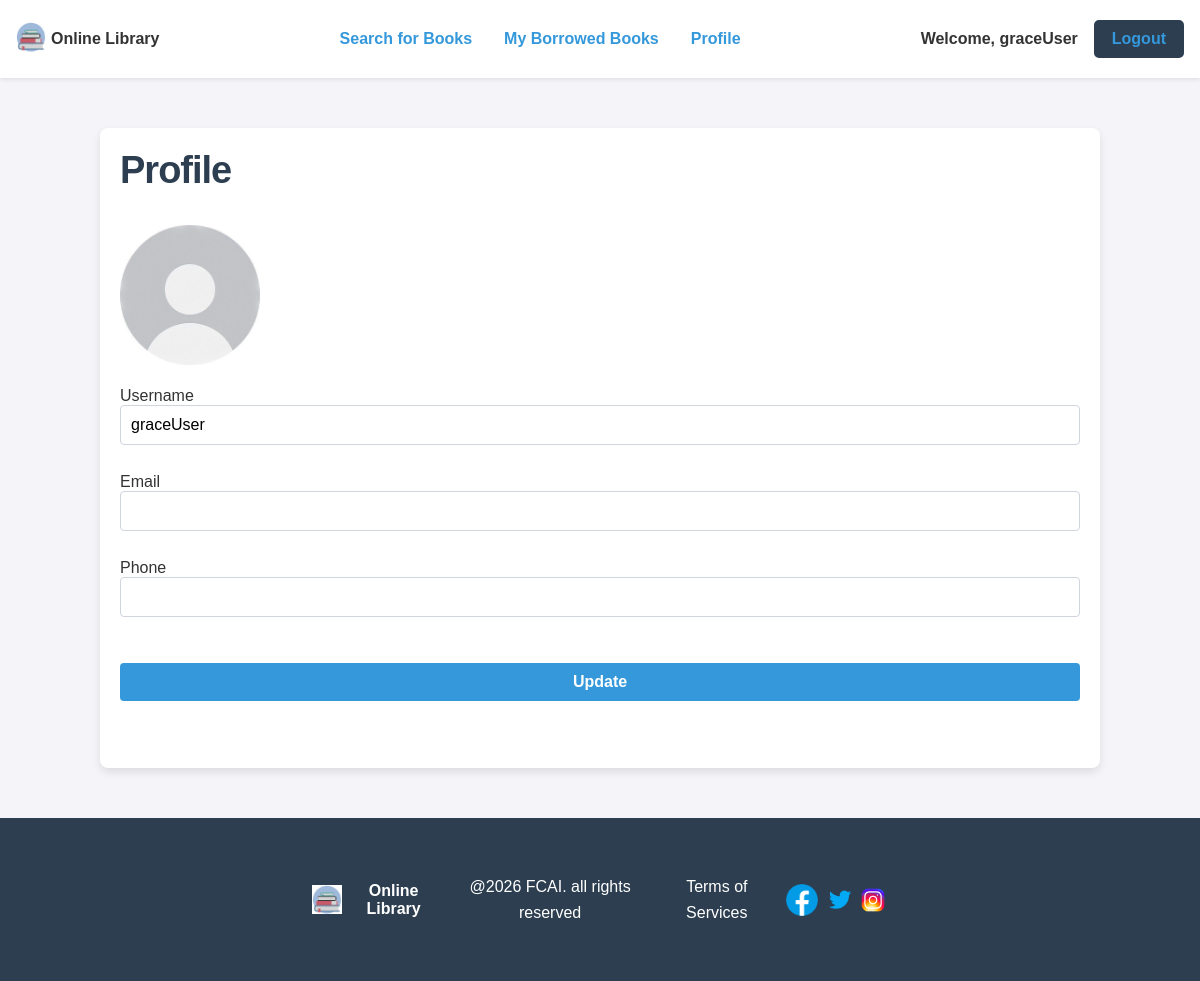
The app's page /accounts/profile/ (signed in), older data.
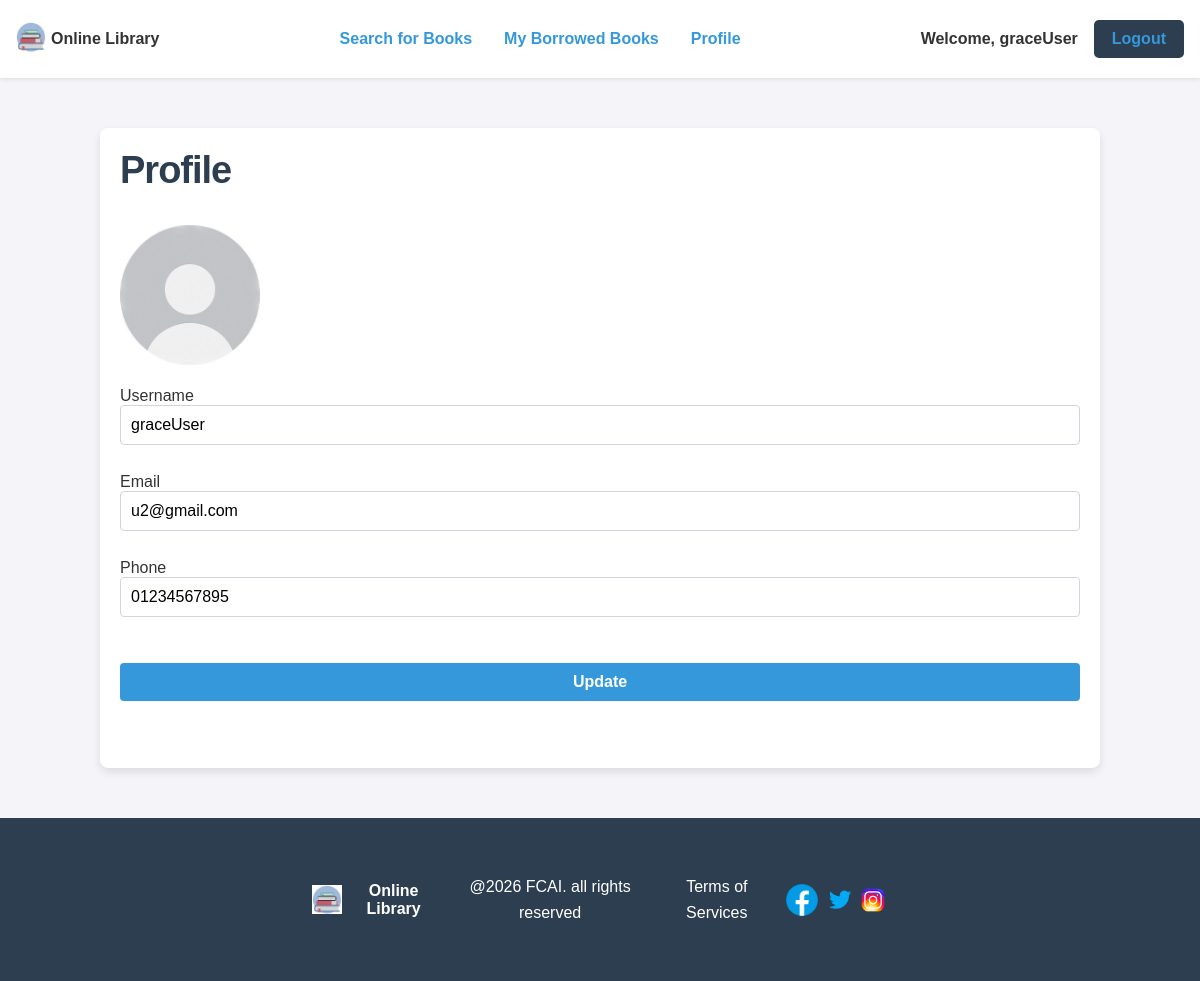
The same page, newer data.
### accounts/models.py (models this page shows)
class CustomUser(AbstractUser):
    phone = models.CharField(max_length=15, blank=True,null=True)
    from django.db import models

### accounts/views.py (the view)
# urls.py: path('profile/', views.profile_view, name='profile'),
@login_required
def profile_view(request):
    if request.method == 'POST':
        form = ProfileForm(request.POST, instance=request.user)
        if form.is_valid():
            form.save()
            messages.success(request, 'Profile updated successfully!')
            return redirect('profile')
    else:
        form = ProfileForm(instance=request.user)
    return render(request, 'profile.html', {'form': form})

### accounts/forms.py
class ProfileForm(forms.ModelForm):
    class Meta:
        model = CustomUser
        fields = ['username', 'email', 'phone']

### templates/profile.html (shortened to what this page needs)
{% extends 'index.html' %}
{% load static %}
        {% block content %}
            <section class="form-container">
            <h1>Profile</h1>
            <form method="POST" enctype="multipart/form-data">
                <img src="{% static 'images/Profile.jpg' %}" alt="profile picture" width="140">
                <br><br>
                <div>
                    <label>Username </label>
                    {{ form.username }}
                </div>
                <br>
                <div>
                    <label>Email </label>
                    {{ form.email }}
                </div>
                <br>
                <div>
                    <label>Phone </label>
                    {{ form.phone }}
                </div>
                <br>
            <br>
                <button type="submit" class="btn">Update</button>
            <br><br>
            </form>
            </section>
        {% endblock %}

### templates/index.html (shortened to what this page needs)
{% load static %}
<!DOCTYPE html>
<html lang="en">
<head>
    <link rel="stylesheet" href="{% static 'css/style.css' %}?v=1.1">
    <link rel="stylesheet" href="{% static 'css/queries.css' %}?v=1.1">
</head>
<body>
    <nav class="navbar">
        <div class="iconName">
            <a href="{% url 'home' %}">
                <img src="{% static 'images/icon.png' %}" alt="icon" width="30px">
            </a>
            <b>Online Library</b>
        </div>
        {% if user.is_authenticated %}
            {% if user.is_staff %}
                <div class="pageOptions">
                    <a href="{% url 'admin_books' %}">Manage Books</a>
                    <a href=""{% url 'add_book' %}>Add Book</a>
                    <a href="{% url 'profile' %}">Profile</a>
                </div>
            {% else %}
                <div class="pageOptions">
                    <a href="{% url 'search' %}">Search for Books</a>
                    <a href="{% url 'borrowed_books' %}">My Borrowed Books</a>
                    <a href="{% url 'profile' %}">Profile</a>
                </div>
            {% endif %}
            <div class="logContainer">
                <p class="userGreeting">Welcome, {{ user.username }}</p>
                <a href="{% url 'logout' %}" class="navbarBtns">Logout</a>
            </div>
        {% endif %}
    </nav>
    <main class="container" id="homeContainer">
        {% block content %}{% endblock %}
    </main>
    <footer>
        <div class="footer">
            <div class="iconName">
                <img src="{% static 'images/icon.png' %}" alt="icon" width="30px">
                <b>Online Library</b>
            </div>
            <p>@2026 FCAI. all rights reserved </p>
            <p>Terms of Services</p>
            <div class="socialMediaIcons">
                <img src="{% static 'images/facebook.png' %}" alt="Facebook icon" width="40px">
                <img src="{% static 'images/twitter.png' %}" alt="Twitter icon" width="30px">
                <img src="{% static 'images/instagram.png' %}" alt="Instagram icon" width="30px">
            </div>
        </div>
    </footer>
</body>
</html>

### books/static/css/style.css (style rules this page uses)
:root { --primary-color: #2c3e50; --secondary-color: #3498db; --background-color: #f4f4f9; --text-color: #333333; --error-color: #e74c3c; --font-family: Arial, sans-serif; }
* { box-sizing: border-box; }
body { font-family: var(--font-family), sans-serif; background-color: var(--background-color); color: var(--text-color); margin: 0; padding: 0; }
a { text-decoration: none; }
h1 { font-size: 38px; letter-spacing: -1px; line-height: 1.2; }
p { margin: 0 auto; line-height: 1.6; }
.container { max-width: 1000px; margin: 0 auto 50px; padding: 20px; background: white; border-radius: 8px; box-sizing: border-box; box-shadow: 0 4px 8px rgba(0, 0, 0, 0.1); }
#homeContainer { min-height: 80vh; }
.navbar { display: flex; align-items: center; justify-content: space-between; gap: 10px; padding: 20px 16px; background: white; box-shadow: 0 2px 4px rgba(0, 0, 0, 0.08); margin-bottom: 50px; }
.navbar a { color: var(--secondary-color); font-weight: 600; }
.btn { background-color: var(--secondary-color); color: white; padding: 10px 15px; border: none; border-radius: 4px; cursor: pointer; font-weight: 600; box-sizing: border-box; width: 100% }
input, select, textarea, button { font: inherit; width: 100% }
input, select, textarea { padding: 10px; border: 1px solid #d0d5dd; border-radius: 4px; width: 100%; margin-bottom: 10px; }
h1, h2, h3, h4 { color: var(--primary-color); margin-top: 0; }
.pageOptions { display: flex; gap: 2rem; }
.navbarBtns { text-decoration: none; background-color: var(--primary-color); color: #fff; padding: 0.5rem 1rem; border: 2px solid var(--primary-color); border-radius: 5px; transition: 0.5s; cursor: pointer; }
.logContainer { display: flex; gap: 1rem; align-items: center; justify-content: center; }
.userGreeting { font-weight: 700; margin-bottom: 0; }
.iconName { display: flex; align-items: center; gap: 5px; }
.socialMediaIcons { display: flex; align-items: center; gap: 0.2rem; }
footer { width: 100%; background-color: var(--primary-color); color: #fff; text-align: center; }
.footer { position: relative; margin: 0 16rem; display: flex; gap: 0.5rem; padding: 3.5rem; align-items: center; }

Row changes from the older to the newer data that the page shows:
changed CustomUser "graceUser": email (not shown) → "u2@gmail.com"; phone (not shown) → "01234567895"
